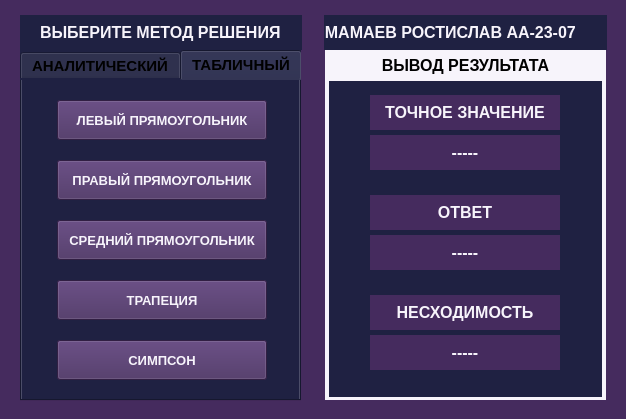
<?xml version="1.0" encoding="UTF-8"?>
<ui version="4.0">
 <class>MainWindow</class>
 <widget class="QMainWindow" name="MainWindow">
  <property name="geometry">
   <rect>
    <x>0</x>
    <y>0</y>
    <width>626</width>
    <height>419</height>
   </rect>
  </property>
  <property name="minimumSize">
   <size>
    <width>626</width>
    <height>419</height>
   </size>
  </property>
  <property name="maximumSize">
   <size>
    <width>626</width>
    <height>419</height>
   </size>
  </property>
  <property name="windowTitle">
   <string>MainWindow</string>
  </property>
  <widget class="QWidget" name="centralwidget">
   <widget class="QTabWidget" name="tabWidget">
    <property name="geometry">
     <rect>
      <x>20</x>
      <y>50</y>
      <width>281</width>
      <height>351</height>
     </rect>
    </property>
    <property name="font">
     <font>
      <pointsize>11</pointsize>
      <weight>75</weight>
      <italic>false</italic>
      <bold>true</bold>
     </font>
    </property>
    <property name="statusTip">
     <string/>
    </property>
    <property name="whatsThis">
     <string/>
    </property>
    <property name="accessibleName">
     <string/>
    </property>
    <property name="styleSheet">
     <string notr="true">background-color: rgb(31, 33, 66);

</string>
    </property>
    <property name="currentIndex">
     <number>1</number>
    </property>
    <property name="usesScrollButtons">
     <bool>false</bool>
    </property>
    <widget class="QWidget" name="tab">
     <attribute name="title">
      <string>АНАЛИТИЧЕСКИЙ</string>
     </attribute>
     <widget class="QPushButton" name="pushButton">
      <property name="geometry">
       <rect>
        <x>35</x>
        <y>20</y>
        <width>210</width>
        <height>40</height>
       </rect>
      </property>
      <property name="font">
       <font>
        <pointsize>10</pointsize>
        <weight>75</weight>
        <italic>false</italic>
        <bold>true</bold>
       </font>
      </property>
      <property name="styleSheet">
       <string notr="true">background-color: rgb(69, 43, 94);
color: rgb(247, 244, 251);</string>
      </property>
      <property name="text">
       <string>ЛЕВЫЙ ПРЯМОУГОЛЬНИК</string>
      </property>
     </widget>
     <widget class="QPushButton" name="pushButton_2">
      <property name="geometry">
       <rect>
        <x>35</x>
        <y>80</y>
        <width>210</width>
        <height>40</height>
       </rect>
      </property>
      <property name="font">
       <font>
        <pointsize>10</pointsize>
        <weight>75</weight>
        <bold>true</bold>
       </font>
      </property>
      <property name="styleSheet">
       <string notr="true">background-color: rgb(69, 43, 94);
color: rgb(247, 244, 251);</string>
      </property>
      <property name="text">
       <string>ПРАВЫЙ ПРЯМОУГОЛЬНИК</string>
      </property>
     </widget>
     <widget class="QPushButton" name="pushButton_3">
      <property name="geometry">
       <rect>
        <x>35</x>
        <y>140</y>
        <width>210</width>
        <height>40</height>
       </rect>
      </property>
      <property name="font">
       <font>
        <pointsize>10</pointsize>
        <weight>75</weight>
        <bold>true</bold>
       </font>
      </property>
      <property name="styleSheet">
       <string notr="true">background-color: rgb(69, 43, 94);
color: rgb(247, 244, 251);</string>
      </property>
      <property name="text">
       <string>СРЕДНИЙ ПРЯМОУГОЛЬНИК</string>
      </property>
     </widget>
     <widget class="QPushButton" name="pushButton_4">
      <property name="geometry">
       <rect>
        <x>35</x>
        <y>200</y>
        <width>210</width>
        <height>40</height>
       </rect>
      </property>
      <property name="font">
       <font>
        <pointsize>10</pointsize>
        <weight>75</weight>
        <bold>true</bold>
       </font>
      </property>
      <property name="styleSheet">
       <string notr="true">background-color: rgb(69, 43, 94);
color: rgb(247, 244, 251);</string>
      </property>
      <property name="text">
       <string>ТРАПЕЦИЯ</string>
      </property>
     </widget>
     <widget class="QPushButton" name="pushButton_5">
      <property name="geometry">
       <rect>
        <x>35</x>
        <y>260</y>
        <width>210</width>
        <height>40</height>
       </rect>
      </property>
      <property name="font">
       <font>
        <pointsize>10</pointsize>
        <weight>75</weight>
        <bold>true</bold>
       </font>
      </property>
      <property name="styleSheet">
       <string notr="true">background-color: rgb(69, 43, 94);
color: rgb(247, 244, 251);</string>
      </property>
      <property name="text">
       <string>СИМПСОН</string>
      </property>
     </widget>
    </widget>
    <widget class="QWidget" name="tab_2">
     <attribute name="title">
      <string>ТАБЛИЧНЫЙ</string>
     </attribute>
     <widget class="QPushButton" name="pushButton_6">
      <property name="geometry">
       <rect>
        <x>35</x>
        <y>20</y>
        <width>210</width>
        <height>40</height>
       </rect>
      </property>
      <property name="font">
       <font>
        <pointsize>10</pointsize>
        <weight>75</weight>
        <bold>true</bold>
       </font>
      </property>
      <property name="styleSheet">
       <string notr="true">background-color: rgb(69, 43, 94);
color: rgb(247, 244, 251);</string>
      </property>
      <property name="text">
       <string>ЛЕВЫЙ ПРЯМОУГОЛЬНИК</string>
      </property>
     </widget>
     <widget class="QPushButton" name="pushButton_7">
      <property name="geometry">
       <rect>
        <x>35</x>
        <y>80</y>
        <width>210</width>
        <height>40</height>
       </rect>
      </property>
      <property name="font">
       <font>
        <pointsize>10</pointsize>
        <weight>75</weight>
        <bold>true</bold>
       </font>
      </property>
      <property name="styleSheet">
       <string notr="true">background-color: rgb(69, 43, 94);
color: rgb(247, 244, 251);</string>
      </property>
      <property name="text">
       <string>ПРАВЫЙ ПРЯМОУГОЛЬНИК</string>
      </property>
     </widget>
     <widget class="QPushButton" name="pushButton_8">
      <property name="geometry">
       <rect>
        <x>35</x>
        <y>200</y>
        <width>210</width>
        <height>40</height>
       </rect>
      </property>
      <property name="font">
       <font>
        <pointsize>10</pointsize>
        <weight>75</weight>
        <bold>true</bold>
       </font>
      </property>
      <property name="styleSheet">
       <string notr="true">background-color: rgb(69, 43, 94);
color: rgb(247, 244, 251);</string>
      </property>
      <property name="text">
       <string>ТРАПЕЦИЯ</string>
      </property>
     </widget>
     <widget class="QPushButton" name="pushButton_9">
      <property name="geometry">
       <rect>
        <x>35</x>
        <y>140</y>
        <width>210</width>
        <height>40</height>
       </rect>
      </property>
      <property name="font">
       <font>
        <pointsize>10</pointsize>
        <weight>75</weight>
        <bold>true</bold>
       </font>
      </property>
      <property name="styleSheet">
       <string notr="true">background-color: rgb(69, 43, 94);
color: rgb(247, 244, 251);</string>
      </property>
      <property name="text">
       <string>СРЕДНИЙ ПРЯМОУГОЛЬНИК</string>
      </property>
     </widget>
     <widget class="QPushButton" name="pushButton_10">
      <property name="geometry">
       <rect>
        <x>35</x>
        <y>260</y>
        <width>210</width>
        <height>40</height>
       </rect>
      </property>
      <property name="font">
       <font>
        <pointsize>10</pointsize>
        <weight>75</weight>
        <bold>true</bold>
       </font>
      </property>
      <property name="styleSheet">
       <string notr="true">background-color: rgb(69, 43, 94);
color: rgb(247, 244, 251);</string>
      </property>
      <property name="text">
       <string>СИМПСОН</string>
      </property>
     </widget>
    </widget>
   </widget>
   <widget class="QLabel" name="label">
    <property name="geometry">
     <rect>
      <x>0</x>
      <y>-10</y>
      <width>821</width>
      <height>461</height>
     </rect>
    </property>
    <property name="styleSheet">
     <string notr="true">background-color: rgb(69, 43, 94);</string>
    </property>
    <property name="text">
     <string/>
    </property>
   </widget>
   <widget class="QLabel" name="label_2">
    <property name="geometry">
     <rect>
      <x>40</x>
      <y>17</y>
      <width>561</width>
      <height>31</height>
     </rect>
    </property>
    <property name="font">
     <font>
      <pointsize>12</pointsize>
      <weight>75</weight>
      <bold>true</bold>
     </font>
    </property>
    <property name="styleSheet">
     <string notr="true">background-color: rgb(31, 33, 66);
color: rgb(247, 244, 251);</string>
    </property>
    <property name="text">
     <string>ВЫБЕРИТЕ МЕТОД РЕШЕНИЯ          МАМАЕВ РОСТИСЛАВ АА-23-07</string>
    </property>
   </widget>
   <widget class="QLabel" name="label_3">
    <property name="geometry">
     <rect>
      <x>20</x>
      <y>15</y>
      <width>587</width>
      <height>35</height>
     </rect>
    </property>
    <property name="styleSheet">
     <string notr="true">background-color: rgb(31, 33, 66);

</string>
    </property>
    <property name="text">
     <string/>
    </property>
   </widget>
   <widget class="QLabel" name="label_4">
    <property name="geometry">
     <rect>
      <x>325</x>
      <y>76</y>
      <width>281</width>
      <height>324</height>
     </rect>
    </property>
    <property name="styleSheet">
     <string notr="true">
background-color: rgb(247, 244, 251);</string>
    </property>
    <property name="text">
     <string/>
    </property>
   </widget>
   <widget class="QLabel" name="label_5">
    <property name="geometry">
     <rect>
      <x>329</x>
      <y>80</y>
      <width>273</width>
      <height>317</height>
     </rect>
    </property>
    <property name="styleSheet">
     <string notr="true">background-color: rgb(31, 33, 66);
</string>
    </property>
    <property name="text">
     <string/>
    </property>
   </widget>
   <widget class="QLabel" name="label_6">
    <property name="geometry">
     <rect>
      <x>325</x>
      <y>50</y>
      <width>281</width>
      <height>31</height>
     </rect>
    </property>
    <property name="font">
     <font>
      <pointsize>12</pointsize>
     </font>
    </property>
    <property name="styleSheet">
     <string notr="true">
background-color: rgb(247, 244, 251);</string>
    </property>
    <property name="text">
     <string>&lt;html&gt;&lt;head/&gt;&lt;body&gt;&lt;p align=&quot;center&quot;&gt;&lt;span style=&quot; font-weight:600;&quot;&gt;ВЫВОД РЕЗУЛЬТАТА&lt;/span&gt;&lt;/p&gt;&lt;/body&gt;&lt;/html&gt;</string>
    </property>
   </widget>
   <widget class="QLabel" name="label_7">
    <property name="geometry">
     <rect>
      <x>370</x>
      <y>95</y>
      <width>190</width>
      <height>35</height>
     </rect>
    </property>
    <property name="font">
     <font>
      <pointsize>12</pointsize>
      <weight>75</weight>
      <bold>true</bold>
     </font>
    </property>
    <property name="styleSheet">
     <string notr="true">background-color: rgb(69, 43, 94);
color: rgb(247, 244, 251);</string>
    </property>
    <property name="text">
     <string>&lt;html&gt;&lt;head/&gt;&lt;body&gt;&lt;p align=&quot;center&quot;&gt;ТОЧНОЕ ЗНАЧЕНИЕ&lt;/p&gt;&lt;/body&gt;&lt;/html&gt;</string>
    </property>
   </widget>
   <widget class="QLabel" name="tochno">
    <property name="geometry">
     <rect>
      <x>370</x>
      <y>135</y>
      <width>190</width>
      <height>35</height>
     </rect>
    </property>
    <property name="font">
     <font>
      <pointsize>12</pointsize>
      <weight>75</weight>
      <bold>true</bold>
     </font>
    </property>
    <property name="styleSheet">
     <string notr="true">background-color: rgb(69, 43, 94);
color: rgb(247, 244, 251);</string>
    </property>
    <property name="text">
     <string>&lt;html&gt;&lt;head/&gt;&lt;body&gt;&lt;p align=&quot;center&quot;&gt;-----&lt;/p&gt;&lt;/body&gt;&lt;/html&gt;</string>
    </property>
   </widget>
   <widget class="QLabel" name="otvet">
    <property name="geometry">
     <rect>
      <x>370</x>
      <y>235</y>
      <width>190</width>
      <height>35</height>
     </rect>
    </property>
    <property name="font">
     <font>
      <pointsize>12</pointsize>
      <weight>75</weight>
      <bold>true</bold>
     </font>
    </property>
    <property name="styleSheet">
     <string notr="true">background-color: rgb(69, 43, 94);
color: rgb(247, 244, 251);</string>
    </property>
    <property name="text">
     <string>&lt;html&gt;&lt;head/&gt;&lt;body&gt;&lt;p align=&quot;center&quot;&gt;-----&lt;/p&gt;&lt;/body&gt;&lt;/html&gt;</string>
    </property>
   </widget>
   <widget class="QLabel" name="label_10">
    <property name="geometry">
     <rect>
      <x>370</x>
      <y>195</y>
      <width>190</width>
      <height>35</height>
     </rect>
    </property>
    <property name="font">
     <font>
      <pointsize>12</pointsize>
      <weight>75</weight>
      <bold>true</bold>
     </font>
    </property>
    <property name="styleSheet">
     <string notr="true">background-color: rgb(69, 43, 94);
color: rgb(247, 244, 251);</string>
    </property>
    <property name="text">
     <string>&lt;html&gt;&lt;head/&gt;&lt;body&gt;&lt;p align=&quot;center&quot;&gt;ОТВЕТ&lt;/p&gt;&lt;/body&gt;&lt;/html&gt;</string>
    </property>
   </widget>
   <widget class="QLabel" name="nesxod">
    <property name="geometry">
     <rect>
      <x>370</x>
      <y>335</y>
      <width>190</width>
      <height>35</height>
     </rect>
    </property>
    <property name="font">
     <font>
      <pointsize>12</pointsize>
      <weight>75</weight>
      <bold>true</bold>
     </font>
    </property>
    <property name="styleSheet">
     <string notr="true">background-color: rgb(69, 43, 94);
color: rgb(247, 244, 251);</string>
    </property>
    <property name="text">
     <string>&lt;html&gt;&lt;head/&gt;&lt;body&gt;&lt;p align=&quot;center&quot;&gt;-----&lt;/p&gt;&lt;/body&gt;&lt;/html&gt;</string>
    </property>
   </widget>
   <widget class="QLabel" name="label_12">
    <property name="geometry">
     <rect>
      <x>370</x>
      <y>295</y>
      <width>190</width>
      <height>35</height>
     </rect>
    </property>
    <property name="font">
     <font>
      <pointsize>12</pointsize>
      <weight>75</weight>
      <bold>true</bold>
     </font>
    </property>
    <property name="styleSheet">
     <string notr="true">background-color: rgb(69, 43, 94);
color: rgb(247, 244, 251);</string>
    </property>
    <property name="text">
     <string>&lt;html&gt;&lt;head/&gt;&lt;body&gt;&lt;p align=&quot;center&quot;&gt;НЕСХОДИМОСТЬ&lt;/p&gt;&lt;/body&gt;&lt;/html&gt;</string>
    </property>
   </widget>
   <widget class="QLabel" name="label_8">
    <property name="geometry">
     <rect>
      <x>302</x>
      <y>10</y>
      <width>22</width>
      <height>50</height>
     </rect>
    </property>
    <property name="styleSheet">
     <string notr="true">background-color: rgb(69, 43, 94);</string>
    </property>
    <property name="text">
     <string/>
    </property>
   </widget>
   <zorder>label</zorder>
   <zorder>label_3</zorder>
   <zorder>tabWidget</zorder>
   <zorder>label_2</zorder>
   <zorder>label_4</zorder>
   <zorder>label_5</zorder>
   <zorder>label_6</zorder>
   <zorder>label_7</zorder>
   <zorder>tochno</zorder>
   <zorder>otvet</zorder>
   <zorder>label_10</zorder>
   <zorder>nesxod</zorder>
   <zorder>label_12</zorder>
   <zorder>label_8</zorder>
  </widget>
 </widget>
 <resources/>
 <connections/>
</ui>
